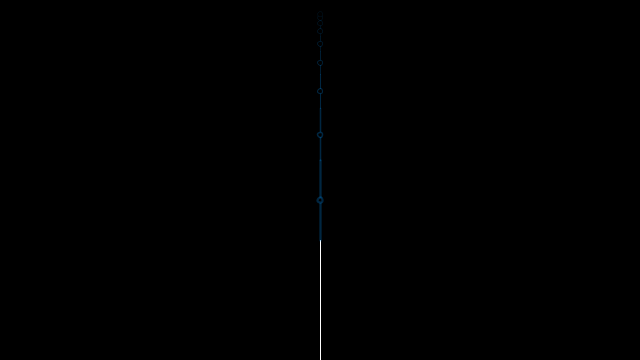
Frame 1 (no input)
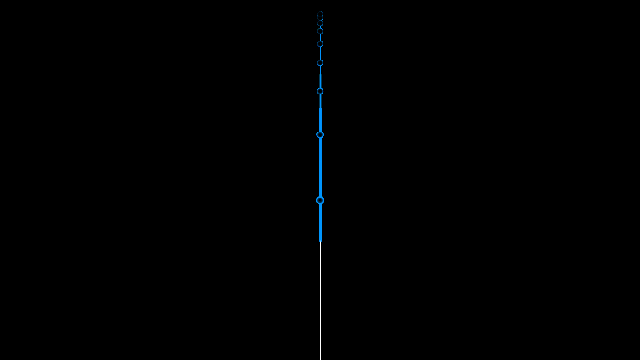
Frame 60 (the mouse pressed at the canvas centre just before this capture)
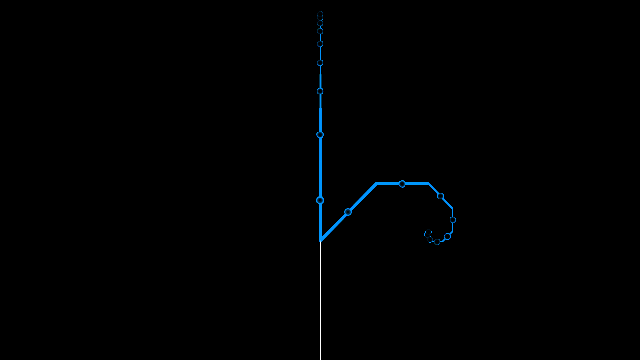
Frame 120 (the mouse held since frame 60 and released just before this capture)

The Processing sketch that drew these frames (run headless with seeded random() and noise(); from frame 60 on, the mouse is pressed at the canvas centre):

// Processing sketch: spiral_try1
// ── spiral_try1.pde
float theta;
color spiralColor;

void setup() {
  size(640, 360);
  background(0);
}

void draw() {
  frameRate(30);
  stroke(255);
  fill(spiralColor);
  // Let's pick an angle 0 to 90 degrees based on the mouse position
  float a = (mouseX / (float) width) * 90f;
  // Convert it to radians
  theta = radians(a);
  // Start the tree from the bottom of the screen
  translate(width/2,height);
  // Draw a line 120 pixels
  line(0,0,0,-120);
  // Move to the end of that line
  translate(0,-120);
  // Start the recursive branching!
  branch(120);

}

void branch(float h) {
  // Each branch will be 2/3rds the size of the previous one
  h *= 0.66;
  float t = map(h, 1, 70, 1, 10);
  strokeWeight(t/5);
  // All recursive functions must have an exit condition!!!!
  // Here, ours is when the length of the branch is 2 pixels or less
  if (h > 2) {
    pushMatrix();    // Save the current state of transformation (i.e. where are we now)
    rotate(theta);   // Rotate by theta
    stroke(0, 150, 255, 65);
    line(0, 0, 0, -h);  // Draw the branch
    ellipse(0, -h/2, 5, 5);
    translate(0, -h); // Move to the end of the branch
    branch(h);       // Ok, now call myself to draw two new branches!!
    popMatrix();     // Whenever we get back here, we "pop" in order to restore the previous matrix state
    
    // Repeat the same thing, only branch off to the "left" this time!

  }
}
